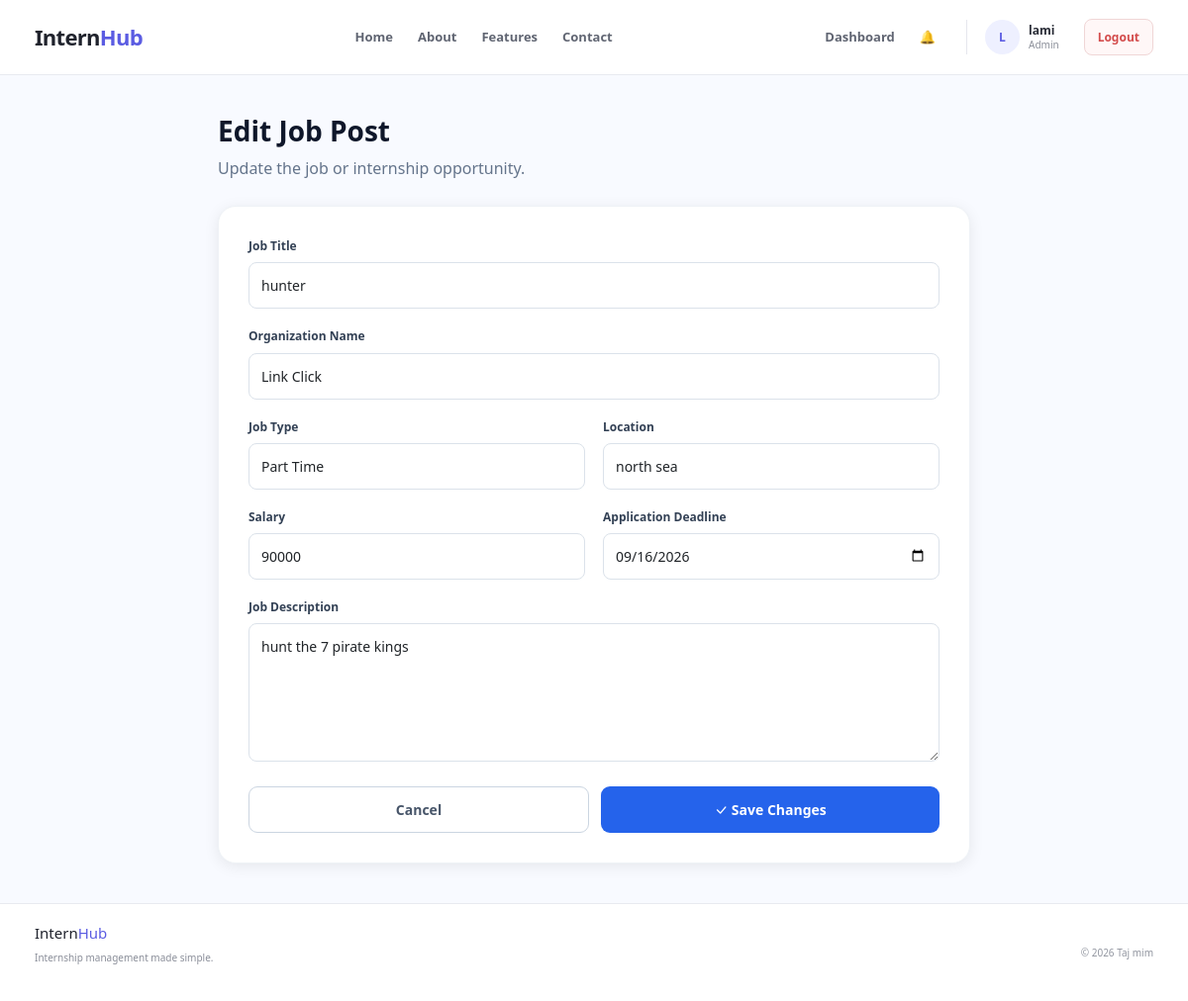
The page /admin-posts/edit/26/ (signed in) on the database as committed earlier.
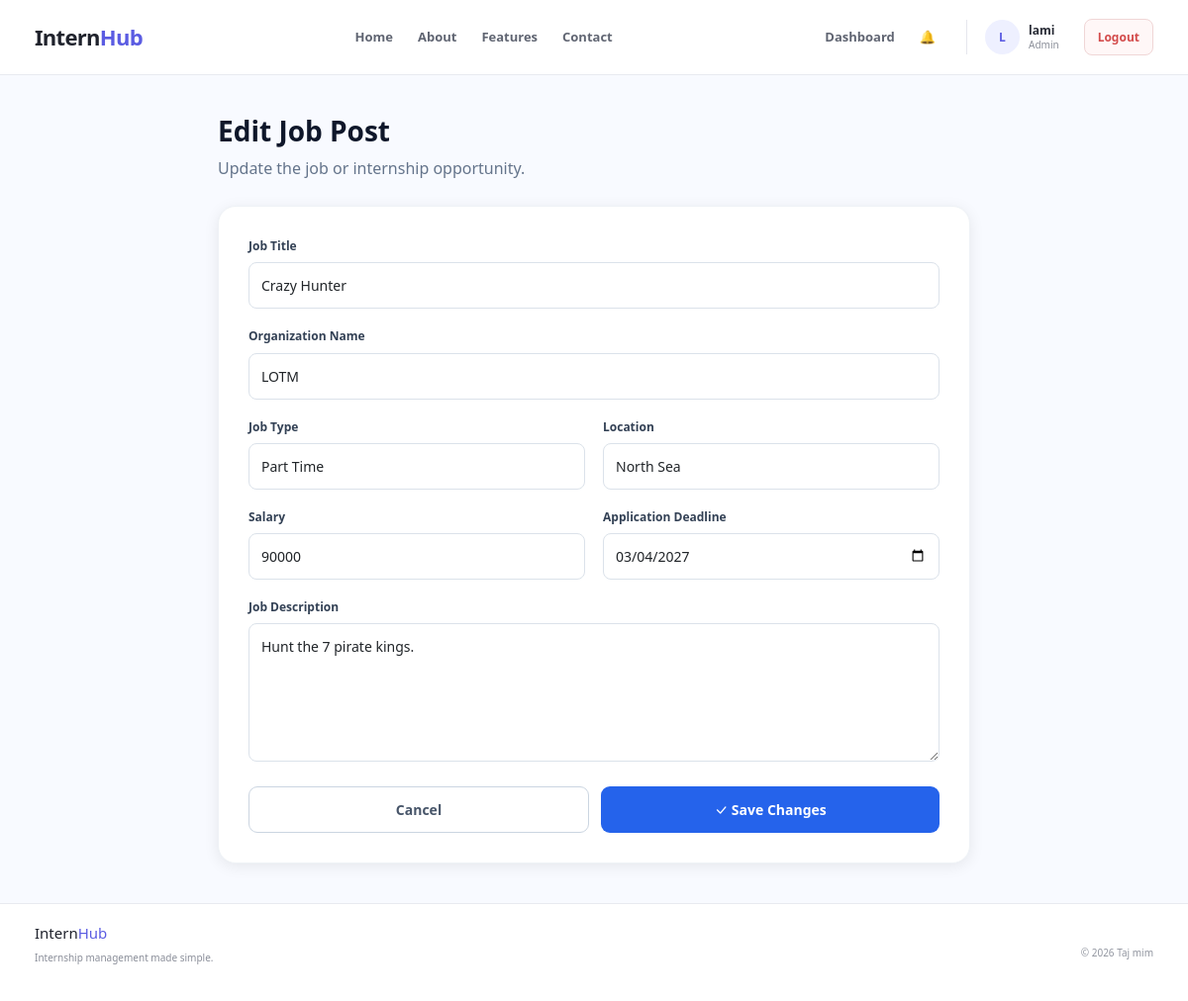
The same page on the database as committed later.
### opportunity_portal/models.py (models this page shows, shortened)
class Job(models.Model):
    JOB_TYPE_CHOICES = (
        ('Full Time', 'Full Time'),
        ('Part Time', 'Part Time'),
        ('Internship', 'Internship'),
        ('Remote', 'Remote'),
    )
    title = models.CharField(max_length=200)
    organization = models.CharField(max_length=200)
    description = models.TextField()
    location = models.CharField(max_length=200)
    job_type = models.CharField(
        max_length=50,
        choices=JOB_TYPE_CHOICES
    )
    salary = models.CharField(
        max_length=100,
        blank=True
    )
    deadline = models.DateField()
    created_at = models.DateTimeField(
        auto_now_add=True
    )

### internship/views.py (the view, shortened to what this page needs)
# urls.py: path("admin-posts/edit/<int:pk>/", views.post_edit, name="post_edit"),
@login_required
def post_edit(request, pk):
    if request.user.role != User.Role.ADMIN:
        return redirect("dashboard")
    job = get_object_or_404(
        Job,
        pk=pk
    )
    return render(
        request,
        "post_edit.html",
        {
            "job": job,
            "job_types": Job.JOB_TYPE_CHOICES
        }
    )

### accounts/context_processors.py (called while the page is built)
def notifications(request):
    if not request.user.is_authenticated:
        return {
            "unread_notifications_count": 0,
            "nav_notifications": [],
        }
    user_notifications = Notification.objects.filter(
        user=request.user
    )
    return {
        "unread_notifications_count": user_notifications.filter(
            is_read=False
        ).count(),
        "nav_notifications": user_notifications[:5],
    }

### internship/templates/post_edit.html (shortened to what this page needs)
{% extends "accounts/base.html" %}
{% block content %}
<div class="page">
<div class="page-header">
    <h1>
        Edit Job Post
    </h1>
    <p>
        Update the job or internship opportunity.
    </p>
</div>
<div class="add-job-box">
    <form method="POST">
        <div class="form-group">
            <label for="title">
                Job Title
            </label>
            <input
                type="text"
                id="title"
                name="title"
                class="form-control"
                value="{{ job.title }}"
                required
            >
        </div>
        <div class="form-group">
            <label for="organization">
                Organization Name
            </label>
            <input
                type="text"
                id="organization"
                name="organization"
                class="form-control"
                value="{{ job.organization }}"
                required
            >
        </div>
        <div class="form-row">
            <div class="form-group">
                <label for="job_type">
                    Job Type
                </label>
                <select
                    id="job_type"
                    name="job_type"
                    class="form-control"
                    required
                >
                    {% for value, label in job_types %}
                        <option
                            value="{{ value }}"
                            {% if job.job_type == value %}
                                selected
                            {% endif %}
                        >
                            {{ label }}
                        </option>
                    {% endfor %}
                </select>
            </div>
            <div class="form-group">
                <label for="location">
                    Location
                </label>
                <input
                    type="text"
                    id="location"
                    name="location"
                    class="form-control"
                    value="{{ job.location }}"
                    required
                >
            </div>
        </div>
        <div class="form-row">
            <div class="form-group">
                <label for="salary">
                    Salary
                </label>
                <input
                    type="text"
                    id="salary"
                    name="salary"
                    class="form-control"
                    value="{{ job.salary }}"
                >
            </div>
            <div class="form-group">
                <label for="deadline">
                    Application Deadline
                </label>
                <input
                    type="date"
                    id="deadline"
                    name="deadline"
                    class="form-control"
                    value="{{ job.deadline|date:'Y-m-d' }}"
                    required
                >
            </div>
        </div>
        <div class="form-group">
            <label for="description">
                Job Description
            </label>
            <textarea
                id="description"
                name="description"
                class="form-control"
                required
            >{{ job.description }}</textarea>
        </div>
        <div class="form-actions">
            <a
                href="{% url 'CRUD_post' %}"
                class="btn btn-cancel"
            >
                Cancel
            </a>
            <button
                type="submit"
                class="btn btn-primary"
            >
                <i class="bi bi-check-lg"></i>
                Save Changes
            </button>
        </div>
    </form>
</div>
</div>
{% endblock %}

Rows that differ between the two databases and show on the page:
changed Job "Part Time": title "hunter" → "Crazy Hunter"; organization "Link Click" → "LOTM"; location "north sea" → "North Sea"; deadline "09/16/2026" → "03/04/2027"; description "hunt the 7 pirate kings" → "Hunt the 7 pirate kings."
